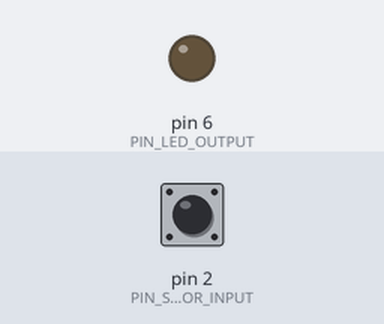
Bench run of a sketch on a simulated Arduino Uno, built with avr-gcc and run on an emulated ATmega328P. Shown: output pins drawn as LEDs (lit = HIGH). Dashed ring = blinking. The test bench sets the inputs (shaded band); at power-on: pin 2 (PIN_SENSOR_INPUT) LOW.

Above: at 1.2 s.
1.3 s: pin 2 (PIN_SENSOR_INPUT) pulsed HIGH 5 times (0.12 s each, 0.3 s apart)
At 1.75 s:
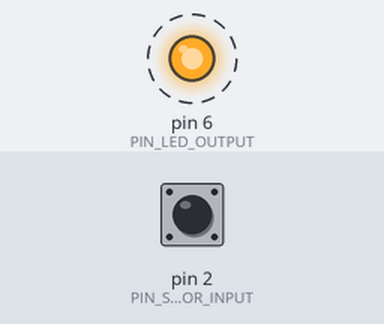
4.3 s: pin 2 (PIN_SENSOR_INPUT) driven HIGH
At 5.4 s:
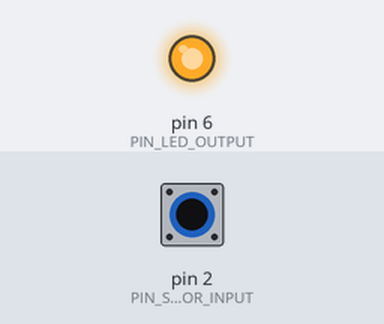
Timing chart, 0 to 7.3 s (numbered marks = the images above; inputs shaded):
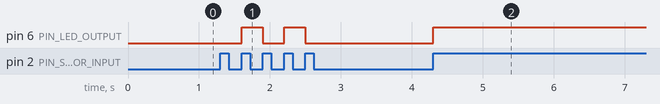

The sketch:

InterruptDemo.ino
```cpp
#define PIN_LED_OUTPUT 6
#define PIN_SENSOR_INPUT 2


volatile bool state = false;

void setup()
{
    Serial.begin(115200);
    pinMode(PIN_LED_OUTPUT, OUTPUT);
    pinMode(PIN_SENSOR_INPUT, INPUT);
    attachInterrupt(digitalPinToInterrupt(PIN_SENSOR_INPUT), input_state_change, RISING);

}


void loop()
{

}

void input_state_change()
{

    if (state)
    {

        digitalWrite(PIN_LED_OUTPUT, HIGH);
        state = false;
    }
    else
    {

        digitalWrite(PIN_LED_OUTPUT, LOW);
        state = true;
    }


}
```

Measured:
- after the input at 1.3 s, pin 6 (PIN_LED_OUTPUT): alternates HIGH for 0.30 s and LOW for 0.30 s, 4 changes in all, then stays LOW, starting after 0.30 s
- after the input at 4.3 s, pin 6 (PIN_LED_OUTPUT): LOW → HIGH at once
